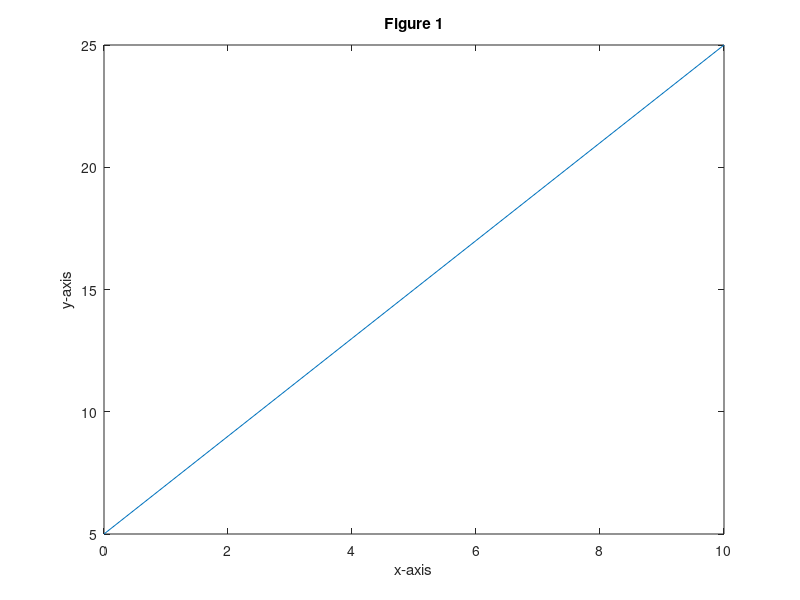
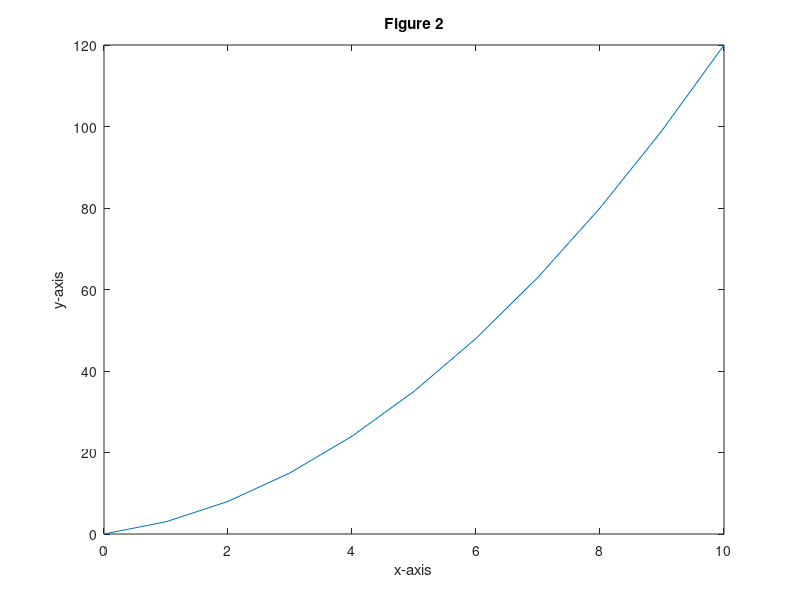
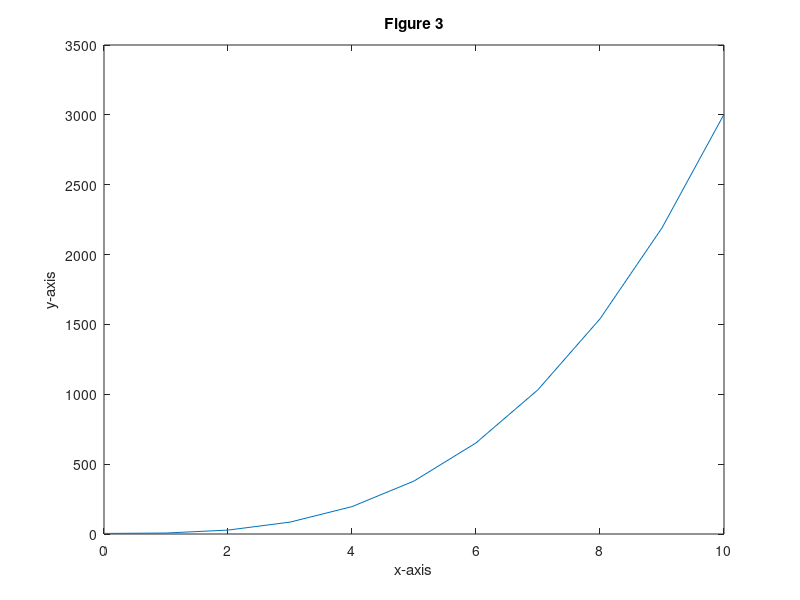

MATLAB code to generate these figures, in order:
clc;
clear all;
close all;

x = linspace(0,10,11);
y = 2.*x + 5;
z = x.^2 + 2.*x;
w = 3.*x.^3 + 4;

plot(x,y);
xlabel('x-axis');
ylabel('y-axis');
title('Figure 1');
figure;

plot(x,z);
xlabel('x-axis');
ylabel('y-axis');
title('Figure 2');
figure;

plot(x,w);
xlabel('x-axis');
ylabel('y-axis');
title('Figure 3');